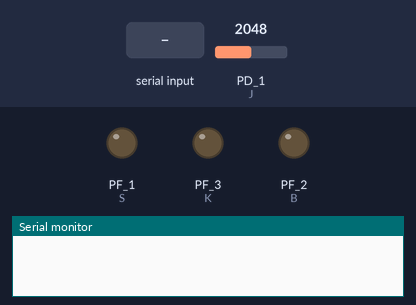
Bench run of a sketch on a simulated TI Tiva C LaunchPad. On the bench: output pins drawn as LEDs (lit = HIGH), the last lines printed to the serial monitor. The inputs (shaded band) are chosen by the test bench; at power-on: PD_1 (J) = 2048.

Above: at 1.2 s.
1.3 s: "1" received over the second serial link
At 3.3 s:
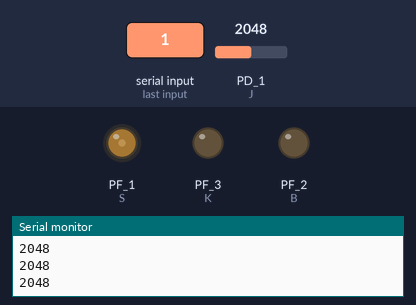
4.3 s: "2" received over the second serial link
At 6.0 s:
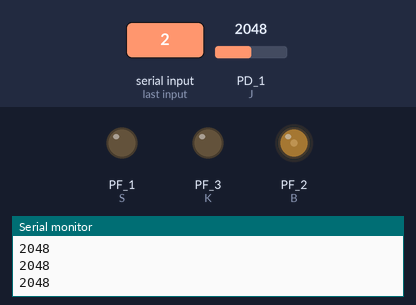
6.3 s: "3" received over the second serial link
At 9.7 s:
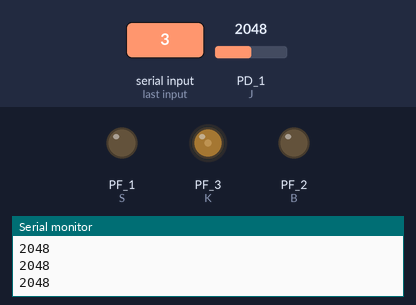
Timing chart, 0 to 11.2 s (numbered marks = the images above; inputs shaded):
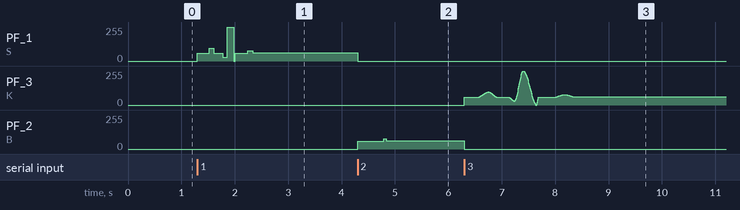

Measured:
- after the input at 4.3 s, PF_1 (S): 61/255 → 0/255 at once; PF_2 (B): 0/255 → 58/255 at once, → 61/255 0.49 s later
- after the input at 6.3 s, PF_2 (B): 61/255 → 0/255 at once

The sketch:

tiv-bluet.ino
```cpp
const int a[250]={58.845,58.845,58.845,58.845,58.845,58.845,58.845,58.845,58.845,58.845,58.845,58.845,58.845,58.845,58.845,58.845,58.845,58.845,58.845,58.845,58.845,58.845,58.845,58.845,58.845,58.845,58.845,58.845,58.845,58.845,58.845,59.0283,59.558,60.4042,61.5365,62.9249,64.5393,66.3495,68.3255,70.437,72.654,74.9462,77.2837,79.6363,81.9738,84.266,86.483,88.5945,90.5705,92.3807,93.9951,95.3835,96.5158,97.362,97.8917,98.075,97.7906,96.9766,95.6918,93.9951,91.9453,89.6013,87.0219,84.266,81.3924,78.46,75.5276,72.654,69.8981,67.3187,64.9747,62.9249,61.2282,59.9434,59.1294,58.845,58.845,58.845,58.845,58.845,58.845,58.845,58.845,58.845,58.845,58.845,58.845,58.845,58.845,58.845,58.845,58.845,58.845,58.845,58.845,58.845,58.845,58.845,58.845,58.845,58.845,58.4701,57.4153,55.7851,53.6841,51.2169,48.4883,45.6027,42.6648,39.7792,37.0506,34.5834,32.4824,30.8522,29.7974,29.4225,31.0579,35.7385,43.126,52.882,64.6682,78.1462,92.9776,108.824,125.347,142.209,159.07,175.593,191.44,206.271,219.749,231.535,241.291,248.679,253.36,254.995,254.164,251.746,247.855,242.604,236.106,228.476,219.825,210.267,199.916,188.885,177.288,165.237,152.846,140.228,127.497,114.767,102.149,89.7582,77.7074,66.1098,55.0789,44.728,35.1704,26.5195,18.8885,12.3909,7.13986,3.24883,0.831095,0,6.11988,20.7134,38.1316,52.7251,58.845,58.845,58.845,58.845,58.845,58.845,58.845,58.845,58.845,58.845,58.845,58.845,58.845,58.845,58.845,58.845,58.845,58.845,58.845,58.845,58.845,58.845,58.845,58.845,58.845,58.845,58.845,58.845,58.845,58.845,58.845,58.845,58.845,58.845,58.845,58.845,58.9366,59.2015,59.6246,60.1907,60.885,61.6922,62.5973,63.5852,64.641,65.7495,66.8956,68.0644,69.2406,70.4094,71.5555,72.664,73.7198,74.7077,75.6128,76.42,77.1143,77.6804,78.1035,78.3684,78.46,78.3684,78.1035,77.6804,77.1143,76.42,75.6128,74.7077,73.7198,72.664,71.5555,70.4094,69.2406,68.0644,66.8956,65.7495,64.641,63.5852,62.5973,61.6922};
const int m[250]={0};
int J=PD_1,p,L,S=PF_1,B=PF_2,K=PF_3,data_received;
int J2=PD_2,J3=PD_3,p2,p3,p4,L2,L3,L4;

void setup(){
  pinMode(K,OUTPUT);
  pinMode(S,OUTPUT);
  pinMode(B,OUTPUT);
  pinMode(J,INPUT);
  Serial3.begin(9600);
  Serial.begin(9600);
}

void loop(){
    if (Serial3.available()){
      data_received = Serial3.read();
      if (data_received == '1')
      {
        digitalWrite(K,LOW);
        digitalWrite(B,LOW);
      for(int r=0;r<=249;r++){
         p=a[r];
         analogWrite(S,p);
         L=analogRead(J);
         Serial.println(L);
         delay(4);
      }

      }
      else if (data_received == '2'){
       for(int r2=0;r2<=249;r2++){
         digitalWrite(S,LOW);
         digitalWrite(K,LOW);
         p2=a[r2];
         analogWrite(B,p2);
         L2=analogRead(J);
         Serial.println(L2);
         delay(2);
      }
      }
      else if (data_received == '3'){
       for(int r3=0;r3<=249;r3++){
         digitalWrite(S,LOW);
         digitalWrite(B,LOW);
         p3=a[r3];
         analogWrite(K,p3);
         L3=analogRead(J);
         Serial.println(L3);
         delay(8);
      }
      }
        else{
        digitalWrite(S,LOW);
        digitalWrite(B,LOW);
        digitalWrite(K,LOW);
    }
    }
}
```
